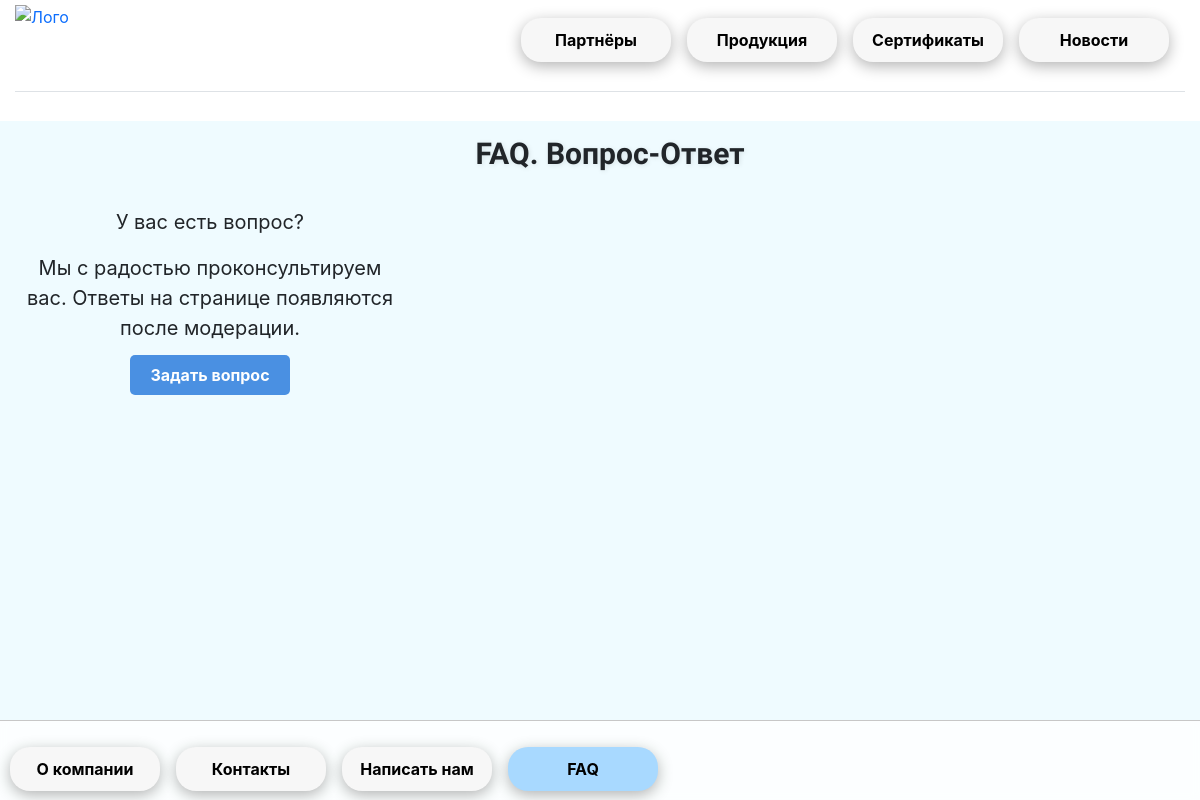
The app's page /faq/, older data.
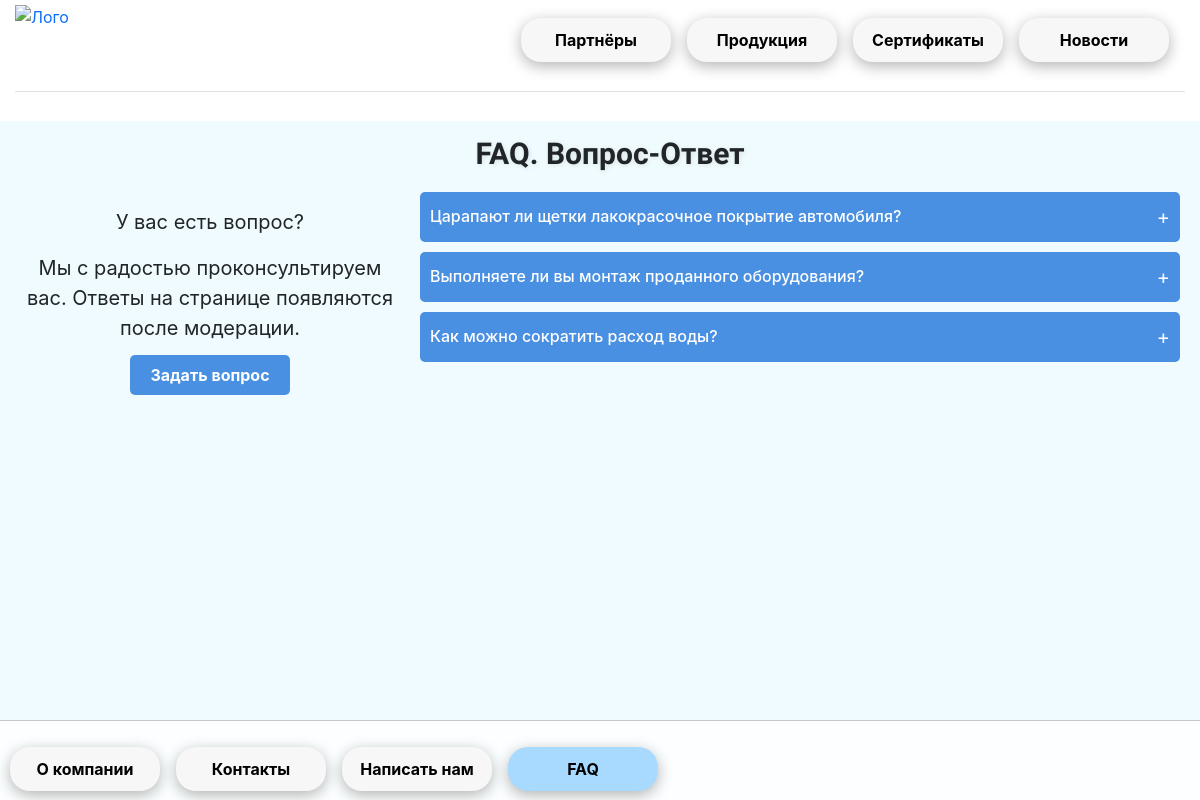
The same page, newer data.
### main/models.py (models this page shows, shortened)
class FAQ(models.Model):
    question = models.CharField(max_length=100)
    answer = models.CharField(max_length=400)

### main/views.py (the view)
# urls.py: path('faq/', faq_view, name='faq'),
def faq_view(request):
    faqs = FAQ.objects.all()
    return render(request, 'main/faq.html', {'faqs': faqs})

### main/templates/main/faq.html (shortened to what this page needs)
{% extends 'main/base.html' %}
{% load static %}
{% load compress %}
{% block links %}
    <link rel="stylesheet" href="{% static 'css/stylesFAQ.css' %}">
{% endblock %}
{% block content %}
    <h5 class="faq-title">FAQ. Вопрос-Ответ</h5>
    <div class="faq-layout" style="display: flex; margin: 20px;">
        <div class="faq-description" style="flex: 1; text-align: center;">
            <p>У вас есть вопрос?</p>
            <p>Мы с радостью проконсультируем вас. Ответы на странице появляются после модерации.</p>
            <a href="{% url 'write' %}" class="ask-question-button">Задать вопрос</a>
        </div>
        <div class="faq-container" style="flex: 2; margin-left: 20px;">
            {% for faq in faqs %}
                <div class="faq-item" tabindex="0" aria-expanded="false" style="background-color: #4A90E2; color: white; margin-bottom: 10px; border-radius: 5px; padding: 10px;">
                    <div class="faq-question" onclick="toggleAnswer(this)" onkeydown="handleKeyPress(event, this)" style="display: flex; justify-content: space-between; align-items: center;">
                        <h6 style="margin: 0;">{{ faq.question }}</h6>
                        <span class="arrow">+</span>
                    </div>
                </div>
            {% endfor %}
        </div>
    </div>
{% endblock %}

### main/templates/main/base.html (shortened to what this page needs)
<!doctype html>
<html lang="ru">
<head><meta charset="UTF-8">
    <link rel="stylesheet" href="https://cdn.jsdelivr.net/npm/bootstrap@5.3.3/dist/css/bootstrap.min.css">
    {% load static %}
        <link rel="stylesheet" href="{% static 'css/styles.css' %}">
        <link rel="stylesheet" href="{% static 'css/animateButtonLink.css' %}">
    {% block links %} {% endblock %}
</head>
<body>
    <header class="header">
        <div class="d-flex flex-column flex-md-row align-items-center pb-3 mb-4 border-bottom">
            <a href="{% url 'index' %}" class="d-flex align-items-center text-decoration-none">
                <img src="{% static 'images/logo.webm' %}" alt="Лого" style="height: 70px; user-select: none;">
            </a>
            <nav class="d-inline-flex mt-2 mt-md-0 ms-md-auto">
                <a class="bubbly-button me-3 nav-link {% if request.path == '/partners/' %}active{% endif %}" href="{% url 'partners' %}">Партнёры</a>
                <a class="me-3 nav-link {% if request.path == '/service/' %}active{% endif %}" href="{% url 'service' %}">Продукция</a>
                <a class="me-3 nav-link {% if request.path == '/sertificate/' %}active{% endif %}" href="{% url 'sertificate' %}">Сертификаты</a>
                <a class="me-3 nav-link {% if request.path == '/news/' %}active{% endif %}" href="{% url 'news' %}">Новости</a>
            </nav>
        </div>
    </header>
    {% block content %}{% endblock %}
    <footer class="footer mt-4">
        <div class="d-flex justify-content-start py-3">
            <a class="me-3 nav-link {% if request.path == '/about/' %}active{% endif %}" href="{% url 'about' %}">О компании</a>
            <a class="me-3 nav-link {% if request.path == '/contact/' %}active{% endif %}" href="{% url 'contact' %}">Контакты</a>
            <a class="me-3 nav-link {% if request.path == '/write/' %}active{% endif %}" href="{% url 'write' %}">Написать нам</a>
            <a class="me-3 nav-link {% if request.path == '/faq/' %}active{% endif %}" href="{% url 'faq' %}">FAQ</a>
        </div>
    </footer>
</body>
</html>

### main/static/css/styles.css (style rules this page uses)
body { background-color: #EFFBFF; font-family: 'Inter', sans-serif; margin: 0; padding: 0; justify-content: center; align-items: center; height: 100vh; overflow: hidden; }
.header, .footer { background-color: white; padding: 5px 15px; }
h2, h5 { font-family: 'Jura', sans-serif; margin-left: 20px }
img { user-select: none; -webkit-user-select: none; -moz-user-select: none; }
.footer { position: fixed; left: 0; bottom: 0; width: 100%; height: 80px; background-color: rgba(255, 255, 255, 0.8); padding: 10px; backdrop-filter: blur(5px); opacity: 1; border-top: 1px solid #c7c7c7; }

### main/static/css/stylesFAQ.css (style rules this page uses)
.faq-title { font-family: 'Jura', sans-serif; font-size: 30px; margin-top: 15px; display: block; text-align: center; font-weight: 700; text-shadow: 1px 1px 5px rgba(0, 0, 0, 0.1); margin-bottom: 10px; }
.faq-description { font-size: 20px; text-align: center; margin: 15px 0; }
.ask-question-button { background-color: #4A90E2; color: white; padding: 10px 20px; border: none; border-radius: 5px; font-weight: bold; cursor: pointer; transition: background-color 0.3s; font-size: 16px; text-decoration: none; }
.faq-layout { display: flex; justify-content: flex-start; margin: 20px; }
.faq-container { flex: 2; margin-left: 20px; }
.faq-item { margin-bottom: 10px; border-radius: 5px; padding: 10px; }
.faq-question { cursor: pointer; font-size: 20px; display: flex; justify-content: space-between; align-items: center; margin: 0; }
.arrow { font-size: 20px; transition: transform 0.2s; }

Row changes from the older to the newer data that the page shows:
added FAQ: question "Царапают ли щетки лакокрасочное покрытие автомобиля?"
added FAQ: question "Выполняете ли вы монтаж проданного оборудования?"
added FAQ: question "Как можно сократить расход воды?"
